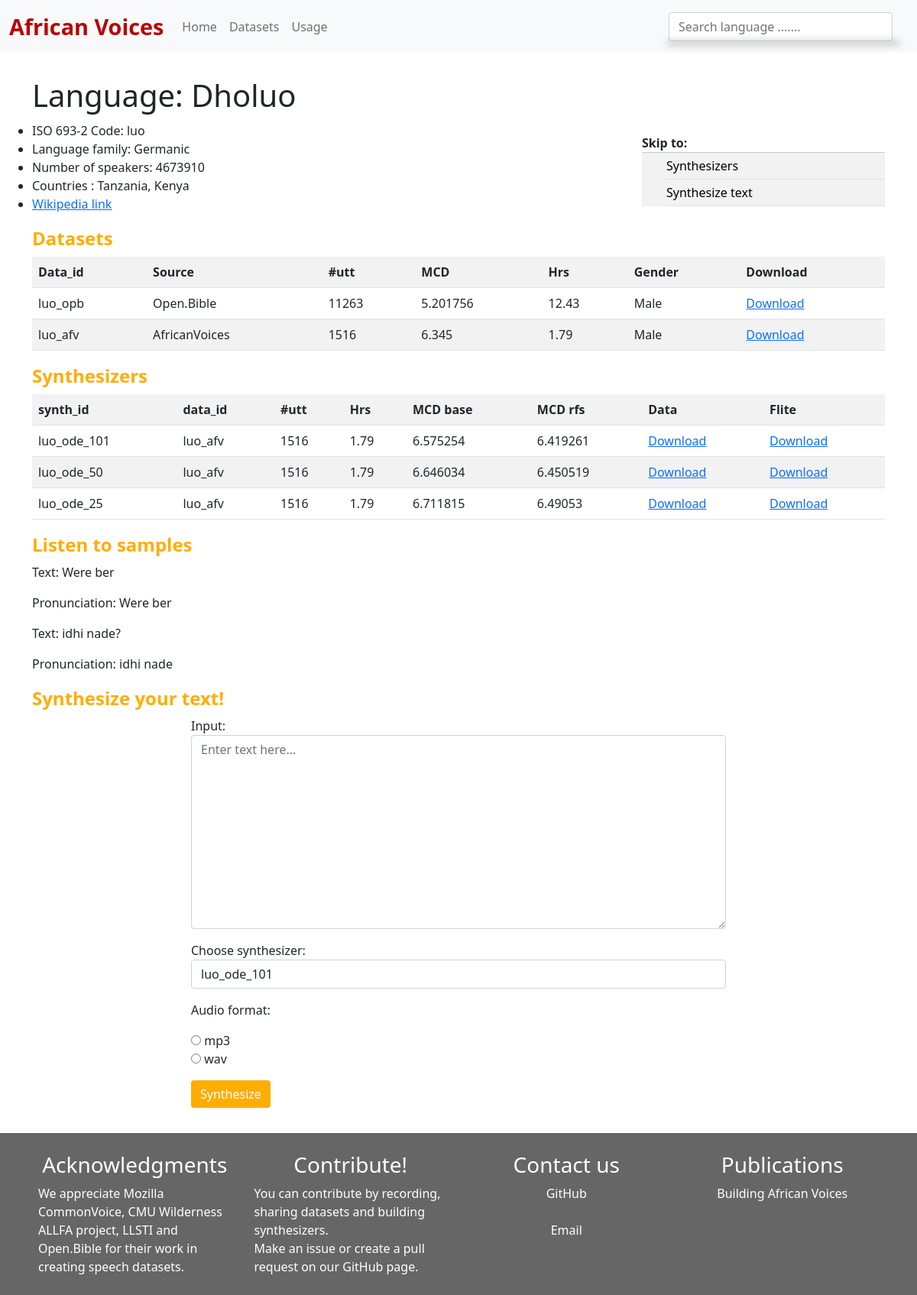
Screenshot of /language/luo with the database file from the repository.
### app/models/language.py (models this page shows, shortened)
class Language(models.Model):
    uuid = models.CharField(primary_key=True, unique=True, default=uuid4, max_length=100)
    lang_code_639_2 = models.CharField(max_length=100)
    lang_code_639_1 = models.CharField(max_length=100)
    lang_name = models.CharField(max_length=100)
    lang_native_speakers = models.IntegerField(default=0)
    lang_non_native_speakers = models.IntegerField(default=0)
    lang_wikipedia_url = models.CharField(max_length=200, blank=True)
    created_at = models.DateTimeField(auto_now_add=True)
    updated_at = models.DateTimeField(auto_now=True)
    countries = models.ManyToManyField(Country)
    @property
    def total_speakers(self) -> int:
        return self.lang_native_speakers + self.lang_non_native_speakers
    @property
    def all_countries(self) -> str:
        return ", ".join([country.name.capitalize() for country in self.countries.all()])
    @property
    def datasets(self):
        return self.dataset_set.all()
    @property
    def synthesizers(self):
        return self.synthesizer_set.all()
    @property
    def samples(self):
        return self.language_sample_set.all()

class LanguageSample(models.Model):
    uuid = models.CharField(primary_key=True, unique=True, default=uuid4, max_length=100)
    language = models.ForeignKey(Language, on_delete=models.DO_NOTHING, related_name="language_sample_set")
    sample_id = models.CharField(max_length=100)
    text = models.CharField(max_length=100)
    pronunciation = models.CharField(max_length=100)
    created_at = models.DateTimeField(auto_now_add=True)
    updated_at = models.DateTimeField(auto_now=True)
    @property
    def synthesizer_samples(self):
        return self.synthesizer_samples_set.all()

### app/models/country.py (models this page shows, shortened)
class Country(models.Model):
    uuid = models.CharField(primary_key=True, unique=True, default=uuid4, max_length=100)
    name = models.CharField(max_length=100)
    code = models.CharField(max_length=100)
    created_at = models.DateTimeField(auto_now_add=True)
    updated_at = models.DateTimeField(auto_now=True)

### app/models/dataset.py (models this page shows, shortened)
class Dataset(models.Model):
    uuid = models.UUIDField(primary_key=True, default=uuid4, editable=False)
    data_id = models.CharField(max_length=100, unique=True)
    lang = models.ForeignKey(Language, on_delete=models.CASCADE)
    source = models.ForeignKey(DataSource, on_delete=models.CASCADE)
    speaker_gender = models.CharField(choices=Gender.choices, max_length=100, blank=True)
    pass0_utt = models.FloatField(max_length=100,  blank=True)
    pass0_mcd = models.FloatField(max_length=100, blank=True)
    pass1_utt = models.IntegerField(default=0, blank=True)  # display
    pass1_mcd = models.FloatField(default=0, blank=True)  # display
    duration = models.FloatField(default=0)
    data_location = models.CharField(max_length=256, blank=True)
    created_at = models.DateTimeField(auto_now_add=True)
    updated_at = models.DateTimeField(auto_now=True)

### app/models/datasource.py (models this page shows)
class DataSource(models.Model):
    uuid = models.CharField(primary_key=True, unique=True, default=uuid4, max_length=100)
    source_id = models.CharField(max_length=100, unique=True, default=uuid4)
    name = models.CharField(max_length=100)
    description = models.TextField(blank=True)
    url = models.URLField(blank=True)
    licence = models.CharField(max_length=100, blank=True)
    num_languages = models.IntegerField(default=0, blank=True)
    created_at = models.DateTimeField(auto_now_add=True)
    updated_at = models.DateTimeField(auto_now=True)
    def __str__(self) -> str:
        return self.name

### app/models/synthesizer.py (models this page shows, shortened)
class Synthesizer(models.Model):
    uuid = models.UUIDField(primary_key=True, default=uuid4, editable=False)
    synth_id = models.CharField(max_length=100, unique=True)
    language = models.ForeignKey(Language, on_delete=models.CASCADE)
    dataset = models.ForeignKey(Dataset, on_delete=models.CASCADE)
    rfs_utt = models.IntegerField(default=0)
    rfs_hrs = models.FloatField(default=0.0)
    mcd_base = models.FloatField(default=0)
    mcd_rfs = models.FloatField(default=0)
    is_main = models.BooleanField(default=False)
    data_location = models.CharField(max_length=256)
    flite_location = models.CharField(max_length=256)
    created_at = models.DateTimeField(auto_now_add=True)
    updated_at = models.DateTimeField(auto_now=True)

### app/views.py (the view)
# urls.py: path('language/<str:lang_code_639_2>', views.language, name='language'),
def language(request, lang_code_639_2):
    language = Language.objects.get(lang_code_639_2=lang_code_639_2)
    synthesizer_ids = [(synth.flite_location, synth.synth_id) for synth in language.synthesizer_set.all()]
    form = SynthesizeForm(synthesizer_ids)
    print(form.as_p())
    context = {'language': language, 'form': form , 'languages': Language.objects.all(), }
    return render(request, 'app/language.html', context)

### app/templates/app/language.html (shortened to what this page needs)
{% extends "app/base_generic.html" %}
{% load static %}
{% block content %}
    <div class="page-content">
        <h1 style="margin-bottom: 10px"> Language: {{ language.lang_name }}</h1>
        <div class="row" style="margin-top: 0px; display:grid; grid-template-columns: 0.7fr 0.3fr">
            <ul>
                <li>ISO 693-2 Code: {{ language.lang_code_639_2 }}</li>
                <li>Language family: Germanic</li>
                <li> Number of speakers: {{ language.total_speakers }}</li>
                <li>Countries : {{ language.all_countries }}</li>
		<li><a href="{{ language.lang_wikipedia_url}}" target=_blank>Wikipedia link</a></li>
            </ul>
            <div class="side-nav" id="side-nav-div">
                <span style="font-weight:bold"> Skip to:</span>
                <hr style="margin:0px;"/>
                <ul>
                    <li><a href="#sect-synthesizers">Synthesizers</a></li>
                    <li><a href="#sect-synthesize">Synthesize text</a></li>
                </ul>
            </div>
        </div>
        <section id="sect-datasets">
            <h2 class="h2-primary">Datasets</h2>
            <div class="table-responsive">
                <table class="table table-striped">
                    <tr>
                        <th> Data_id</th>
                        <th> Source</th>
                        <th> #utt</th>
                        <th> MCD</th>
                        <th> Hrs</th>
                        <th> Gender</th>
                        <th> Download</th>
                    </tr>
                    {% for dataset in language.datasets %}
                        <tr>
                            <td>{{ dataset.data_id }}</td>
                            <td>{{ dataset.source }}</td>
                            <td>{{ dataset.pass1_utt }}</td>
                            <td>{{ dataset.pass1_mcd }}</td>
                            <td>{{ dataset.duration }}</td>
                            <td> {{ dataset.speaker_gender }}</td>
                            {% if not dataset.data_location %}
                                <td> Unavailable</td>
                            {% else %}
                                <td><a href="{% static 'app/'  %}{{dataset.data_location }}">Download</a></td>
                            {% endif %}
                        </tr>
                    {% endfor %}
                </table>
            </div>
        </section>
        <section id="sect-synthesizers">
            <h2 class="h2-primary">Synthesizers</h2>
            <div class="table-responsive">
                <table class="table table-striped">
                    <tr>
                        <th> synth_id</th>
                        <th> data_id</th>
                        <th> #utt</th>
                        <th> Hrs</th>
                        <th> MCD base</th>
                        <th> MCD rfs</th>
                        <th> Data</th>
                        <th> Flite</th>
                    </tr>
                    {% for synthesizer in language.synthesizers %}
                        <tr>
                            <td>{{ synthesizer.synth_id }}</td>
                            <td>{{ synthesizer.dataset.data_id }}</td>
                            <td>{{ synthesizer.rfs_utt }}</td>
                            <td>{{ synthesizer.rfs_hrs }}</td>
                            <td>{{ synthesizer.mcd_base }}</td>
                            <td>{{ synthesizer.mcd_rfs }}</td>
                            {% if not synthesizer.data_location %}
                                <td> Unavailable</td>
                            {% else %}
                                <td><a href="{% static 'app/'  %}{{synthesizer.data_location }}"> Download</a></td>
                            {% endif %}
                            {% if not synthesizer.flite_location %}
                                <td> Unavailable</td>
                            {% else %}
                                <td><a href="{% static 'app/'  %}{{synthesizer.flite_location }}"> Download </a></td>
                            {% endif %}
                        </tr>
                    {% endfor %}
                </table>
            </div>
            <h2 class="h2-primary"> Listen to samples </h2>
            {% for sample in language.samples %}
                <div>
                    <p> Text: {{ sample.text }}</p>
                    <p> Pronunciation: {{ sample.pronunciation }}</p>
                </div>
            {% endfor %}
        </section>
        <section id="sect-synthesize" style="width: 100%" >
            <h2 class="h2-primary"> Synthesize your text!</h2>
            <div style="display:flex; flex-direction:column; justify-content: center; align-items: center; width: 100% ; margin-bottom: 25px">
                <form action="{% url 'synthesize' %}" method="POST" id="synthRequestForm"
                  name="synthRequestForm" style="max-width:700px">
                {{ form.as_p }}
                <button id="synth-btn" onclick="validateSubmit('wait_modal')" type="button" class="btn btn-primary mb-2" style="background-color: #FFAD00; border: none">Synthesize</button>
            </form>
            </div>
        </section>
    </div>
{% endblock %}

### app/static/app/style.css (style rules this page uses)
html, body { height: 100%; }
.row { flex-flow: row; display: flex; flex-wrap: wrap; flex: 1; min-width: 0; }
body { padding: 0; margin: 0; box-sizing: content-box; min-height: 100%; }
.h2-primary { font-family: 'Open Sans', serif; font-style: normal; font-weight: 700; font-size: 24px; line-height: 33px; color: #FFAD00; }
#side-nav-div { margin-left: auto; margin-top: 1em; }
.side-nav > ul { list-style: none; background-color: rgba(0, 0, 0, 0.05); }
.side-nav > ul > li > a { text-decoration: none; color: #000000; }
.side-nav > ul > li { border-bottom: 1px solid #dee2e6; padding: 5px 0px }

### rows the page displays
Language: lang_name "Dholuo", lang_code_639_2 "luo", total_speakers "4673910", all_countries "Tanzania, Kenya"
Dataset: data_id "luo_opb", source "Open.Bible", pass1_utt "11263", pass1_mcd "5.201756", duration "12.43", speaker_gender "Male"
Dataset: data_id "luo_afv", source "AfricanVoices", pass1_utt "1516", pass1_mcd "6.345", duration "1.79", speaker_gender "Male"
Synthesizer: synth_id "luo_ode_101", dataset.data_id "luo_afv", rfs_utt "1516", rfs_hrs "1.79", mcd_base "6.575254", mcd_rfs "6.419261"
Synthesizer: synth_id "luo_ode_50", dataset.data_id "luo_afv", rfs_utt "1516", rfs_hrs "1.79", mcd_base "6.646034", mcd_rfs "6.450519"
Synthesizer: synth_id "luo_ode_25", dataset.data_id "luo_afv", rfs_utt "1516", rfs_hrs "1.79", mcd_base "6.711815", mcd_rfs "6.49053"
LanguageSample: text "Were ber", pronunciation "Were ber"
LanguageSample: text "idhi nade?", pronunciation "idhi nade"
